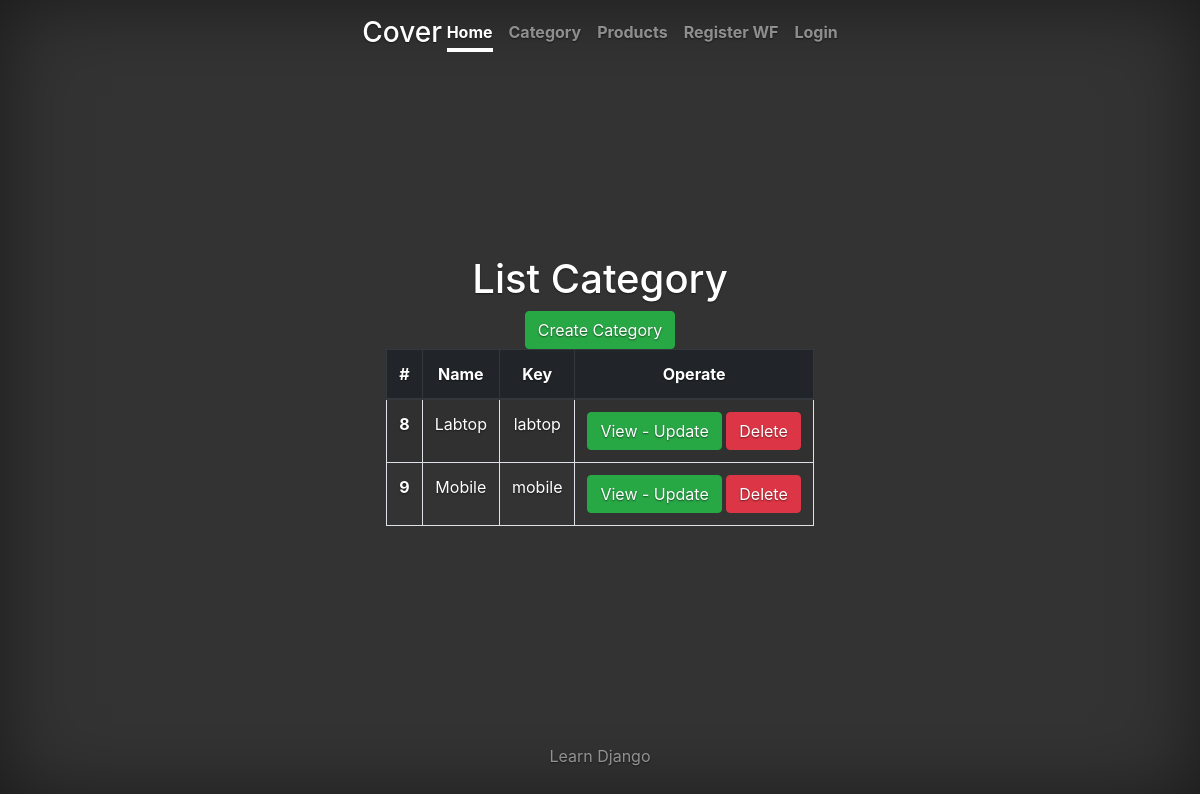
Page /store/list_category on the committed database.
### store/models.py (models this page shows)
class Category(models.Model):
    name = models.CharField(max_length=100)
    key = models.CharField(unique=True, max_length=100)
    class Meta:
        verbose_name_plural = "Categories"
        ordering = ["name"]
        verbose_name = "Category"
        db_table = 'category'

### store/views.py (the view)
# urls.py: path('list_category', list_category_view, name='list_category'),
def list_category_view(request):
    category = Category.objects.all()
    return render(request, 'list_category.html', {'category': category})

### templates/list_category.html (shortened to what this page needs)
{% extends 'base_layout.html' %}
{% block main %}
    <h1>List Category</h1>
    <a class="btn btn-success" href="{% url 'create_category' %}">
        Create Category
    </a>
    <table class="table table-striped table-hover table-bordered">
        <thead class="thead-dark">
        <tr>
            <th scope="col">#</th>
            <th scope="col">Name</th>
            <th scope="col">Key</th>
            <th scope="col">Operate</th>
        </tr>
        </thead>
        <tbody>
        {% for c in category %}
            <tr>
                <th scope="row">{{ c.id }}</th>
                <td>{{ c.name }}</td>
                <td>{{ c.key }}</td>
                <td>
                    <a class="btn btn-success" href="{% url 'detail_category_view' id=c.id %}">
                        View - Update
                    </a>
                    <a class="btn btn-danger" href="{% url 'delete_category' id=c.id %}">
                        Delete
                    </a>
                </td>
            </tr>
        {% endfor %}
        </tbody>
    </table>
{% endblock %}

### static/css/cover.css (style rules this page uses)
a, a:focus, a:hover { color: #fff; }
html, body { height: 100%; background-color: #333; }
body { display: -ms-flexbox; display: -webkit-box; display: flex; -ms-flex-pack: center; -webkit-box-pack: center; justify-content: center; color: #fff; text-shadow: 0 .05rem .1rem rgba(0, 0, 0, .5); box-shadow: inset 0 0 5rem rgba(0, 0, 0, .5); }

### rows in the picture
Category: id "8", name "Labtop", key "labtop"
Category: id "9", name "Mobile", key "mobile"
